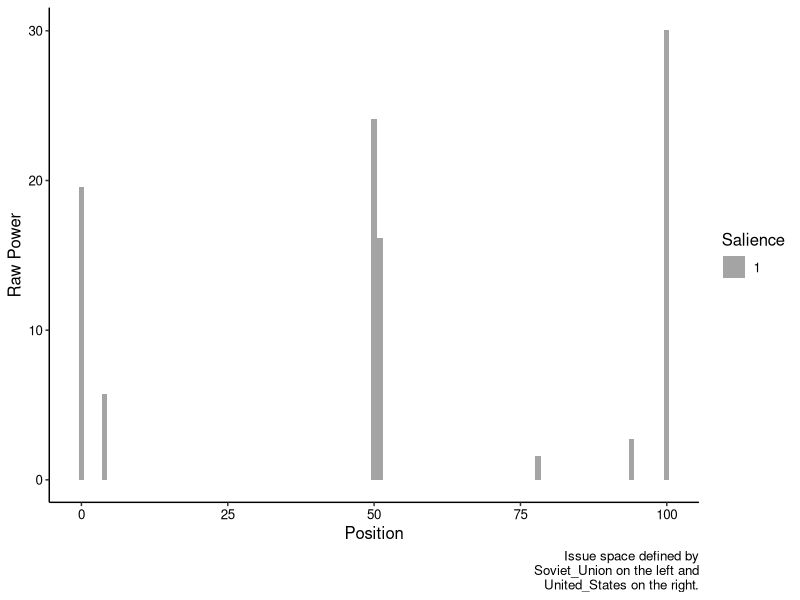
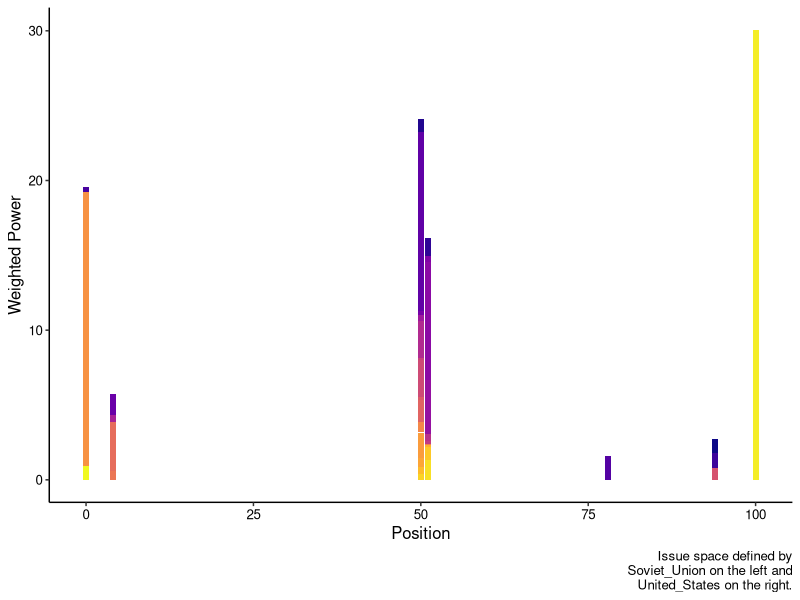
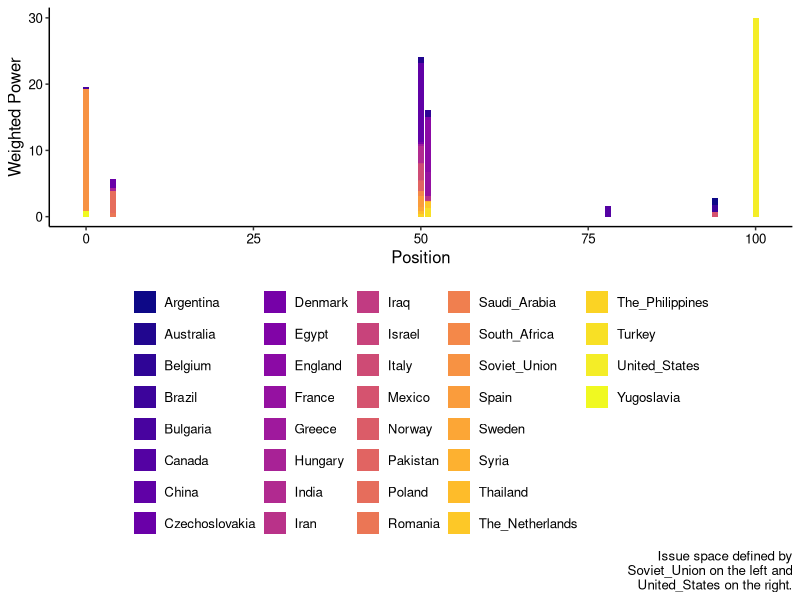

Here is the R script that generated these plots, in order:
# Meta Data ===================================================================
# Title: Static analysis of the Weighted Power Model
# Author(s): Christopher K. Butler
# Created: December 2018
# Last update: 2019-09-05
#
# Full description:
#
#	The Weighted Power Model (WPM) has four input variables:
# Actors, Capabilities, Position, and Salience.
#
#	The variable "Actors" is a list of the actors by name (or abbreviation).
#
#	"Capabilities" are a measure of Power. Higher numbers mean more capabilities.
#	Additionally, an actor who has capabilities of 6 compared to an actor who 
#	has capabilities of 2 is three times stronger than the weaker actor.
#	The program transforms Capabilites into "power" such that the sum of power
#	over all Actors is 100%.
#
#	"Position" is a measure of Preferences. For the WPM, this is thought of as a
#	left-right spectrum anchored by two opposing sides. Which side is left or
#	right doesn't matter, but the positions of the other actors does matter. For
#	example, an actor exactly halfway between the two ends is presumed to be
#	indifferent (or neutral) between the two anchor actors. Intermediate values
#	closer to one end mean that actor has a stronger preference for that anchor
#	actor's way of thinking. The program transforms Position (to a new variable
#	called "position") to be between 0 and 100 if the input values don't already
#	conform to that norm.
#
#	"Salience" is another measure of Preference. Specifically, it is a measure of
#	how much an actor cares about the issue being modeled by the WPM relative to
#	other issues. The input variable needs to be on a 1 to 100 scale, representing
#	the percentage of importance of this issue relative to all other issues on the
#	actor's plate. Values outside this range are removed, resulting in fewer
#	actors in the analysis. The program transforms Salience (to a new variable
#	called "salience") to be in decimal form (i.e., as a proportion).
#
# The program then calculates the "weighted_power" of each actor (which is
# simply power times salience). Additional outputs identify the "median
# position" and the "relative power" of each side of the issue space.
###

###
# NOTE about making and opening your own data files for analysis. There need to
# be four columns of information: Actors, Capabilities, Position, and Salience.
# (See, for example, "WPM-input-template.csv".) Each column needs a header
# matching (exactly, including capitalization) these names. The columns need not
# be in this order, but all four must exist. You may have additional columns,
# but this program will ignore them. Your file can be plain text (such as comma-
# or tab-delimited) or an Excel spreadsheet (XLS or XLSX). For plain text files,
# you need to know whether it is comma or tab delimited; the extension (CSV or
# TAB) doesn't always tell you and many CSV files are, in fact, tab-delimited.
###

# Working Directory ===========================================================
# Check the working directory:
getwd()

# Set working directory (where your data files are) for your computer:
# setwd("")

# Clean up workspace and detach non-basic packages ============================
rm(list = ls(all = TRUE))
if (!is.null(names(sessionInfo()$otherPkgs))) {
  invisible(lapply(
    paste0('package:', names(sessionInfo()$otherPkgs)),
    detach,
    character.only = TRUE,
    unload = TRUE
  ))}
graphics.off()

# Libraries ===================================================================
# Load necessary libraries
# If you don't have a library, use the install.package("") command in the Console.
library(readr)
library(readxl)
library(dplyr)
library(ggplot2)
ggplotTheme <-
  theme_classic() + theme(text = element_text(size = 12),
                     axis.text = element_text(colour = "black"))
theme_set(ggplotTheme)
library(viridis)

# Load the Data ===============================================================
# Open the input file (df = "Data Frame"):
# Example:
# Open a comma-delimited or Comma Separated Value file:
df <- read_csv("USSR-USA-1948-BdM1998.csv")

# Check and transform the data ================================================
# List the column labels (variable names):
names(df)

# Summarize the input variables:
summary(df)

# Check Salience values:
df$Salience[df$Salience<1] <- NA
df$Salience[is.nan(df$Salience)] <- NA
df$Salience[df$Salience>100] <- NA

# Remove any actors with missing (NA) values anywhere in the data frame:
df <- na.omit(df)

# Transform Salience from percent to proportion:
df$salience <- df$Salience/100

# Transform Capabilities to Power:
df$power <- df$Capabilities/sum(df$Capabilities)*100

# Transform Position to be 0 to 100:
rng <- max(df$Position) - min(df$Position)
df$position <- (df$Position - min(df$Position))/rng*100
rm(rng)

# Calculate weighted power:
df$weighted_power <- df$power * df$salience

# Analyze the Data ============================================================
# Sort by position and pull out only variables used in analysis:
df_sorted <- subset(df[order(df$position),], 
                    select = c("Actors", "power", "position", "salience", "weighted_power")
)

# Find the median actor by position according to weighted-power:
issueSpace <- df_sorted %>% 
  group_by(position) %>%
  summarize(
    power_by_position = sum(weighted_power)
  )
issueSpace$cumulativePower <- cumsum(issueSpace$power_by_position)
flag <- 0
medianPosition <- list()
for(i in seq_along(issueSpace$cumulativePower)){
  if(issueSpace$cumulativePower[i]>sum(df$weighted_power)/2 & flag==0){
    medianPosition[i] <- 1
    flag <- 1
  }
  else{
    medianPosition[i] <- 0
  }
}
issueSpace$medianPosition <- strtoi(medianPosition)
# The strtoi() function converts a string to an integer.
rm(flag, i, medianPosition)

# issueSpace$medianPosition above is a dummy variable indicating No/Yes.
# mp is the value of the median position in the 0-100 issue space:
mp <- issueSpace$position * issueSpace$medianPosition
mp <- max(mp)

median_actors <- df_sorted$Actors[df_sorted$position == mp]

anchor_left <- df_sorted$Actors[df_sorted$position == 0]
anchor_right <- df_sorted$Actors[df_sorted$position == 100]

power_left  <- sum(df$weighted_power[df$position < 50])
power_right <- sum(df$weighted_power[df$position > 50])
power_median <- as.integer(issueSpace$power_by_position[issueSpace$medianPosition==1])

prob_left_win <- as.integer(power_left / (power_left + power_right) * 100)
prob_right_win <- as.integer(power_right / (power_left + power_right) * 100)

# Print Output of Analysis ====================================================
print("================================ Begin Output ================================", quote = FALSE)
# Anchors
print("The actor(s) anchoring the 'left' end of the issue space are:", quote = FALSE)
print(paste(anchor_left, collapse = ", "), quote = FALSE)
print("", quote = FALSE)
print("The actor(s) anchoring the 'right' end of the issue space are:", quote = FALSE)
print(paste(anchor_right, collapse = ", "), quote = FALSE)
print("", quote = FALSE)
# Median
print("The 'median position' is the value along the issue space that would result from negotiations.", quote = FALSE)
print(paste("The median position for this analysis is:", mp), quote = FALSE)
print("The following actor(s) are at the median position:", quote = FALSE)
print(paste(median_actors, collapse = ", "), quote = FALSE)
print(paste("The percent of power at the median position is:", power_median,"%"), quote = FALSE)
print("", quote = FALSE)
# War
print("If the actors were to fight rather than negotiate (and assuming that those at", quote = FALSE)
print("position 50 remain neutral), the following probabilities of winning obtain:", quote = FALSE)
print(paste("The probability that the 'left' side wins is:", prob_left_win,"%"), quote = FALSE)
print(paste("The probability that the 'right' side wins is:", prob_right_win,"%"), quote = FALSE)

# Generate plots ==============================================================
# Transform position to interger for figures:
df_sorted$integerPosition <- as.integer(df_sorted$position)

# Identify the anchor actors who have the highest weighted power if there is more than one:
if (length(anchor_left)==1) {
  caption_left <- anchor_left
} else {
  df_left <- subset(df_sorted, position==0, select = c(Actors, weighted_power))
  df_left$keep <- 0
  df_left$keep[df_left$weighted_power==max(df_left$weighted_power)] <- 1
  caption_left <-  df_left$Actors[df_left$keep==1]
}
if (length(anchor_right)==1) {
  caption_right <- anchor_right
} else {
  df_right <- subset(df_sorted, position==0, select = c(Actors, weighted_power))
  df_right$keep <- 0
  df_right$keep[df_right$weighted_power==max(df_right$weighted_power)] <- 1
  caption_right <-  df_right$Actors[df_right$keep==1]
}

# Autogenerate a caption for the plot:
plotCaption <-
  paste(
      "Issue space defined by\n",
      caption_left,
      "on the left and\n",
      caption_right,
      "on the right."
  )

# Graphics of power distribution, demonstrating importance of salience
rawPower <- ggplot(df_sorted[order(df_sorted$salience, decreasing = TRUE),],
       aes(x = integerPosition, y = power, alpha = salience)) +
  geom_col() + 
  labs(
    x = "Position", 
    y = "Raw Power",
    alpha = "Salience",
    caption = plotCaption
  )

# Graphics of weighted power distribution (basic)
WPM <- ggplot(df_sorted,
       aes(x = integerPosition, y = weighted_power, fill = Actors)) +
  geom_col() + 
  scale_fill_viridis_d(option = "plasma") + 
  theme(legend.position = "none") +
  labs(
    x = "Position", 
    y = "Weighted Power",
    caption = plotCaption
  )

# Graphics of weighted power distribution coded by actor with legend
WPM_with_Legend <- ggplot(df_sorted,
       aes(x = integerPosition, y = weighted_power, fill = Actors)
       ) +
  geom_col() + 
  theme(legend.position = "bottom") +
  scale_fill_viridis_d(option = "plasma") + 
  labs(
    x = "Position", 
    y = "Weighted Power",
    fill = NULL,
    caption = plotCaption
  )

print("", quote = FALSE)
print("Reached end of script. Analysis complete.", quote = FALSE)
print("", quote = FALSE)
print("To show plots, use one of the following commands in the Console:", quote = FALSE)
print("     print(rawPower)", quote = FALSE)
print("     print(WPM)", quote = FALSE)
print("     print(WPM_with_Legend)", quote = FALSE)

# ggsave("rawPower.png", plot = rawPower)
# ggsave("WPM.png", plot = WPM)
# ggsave("WPM_with_Legend.png", plot = WPM_with_Legend)
